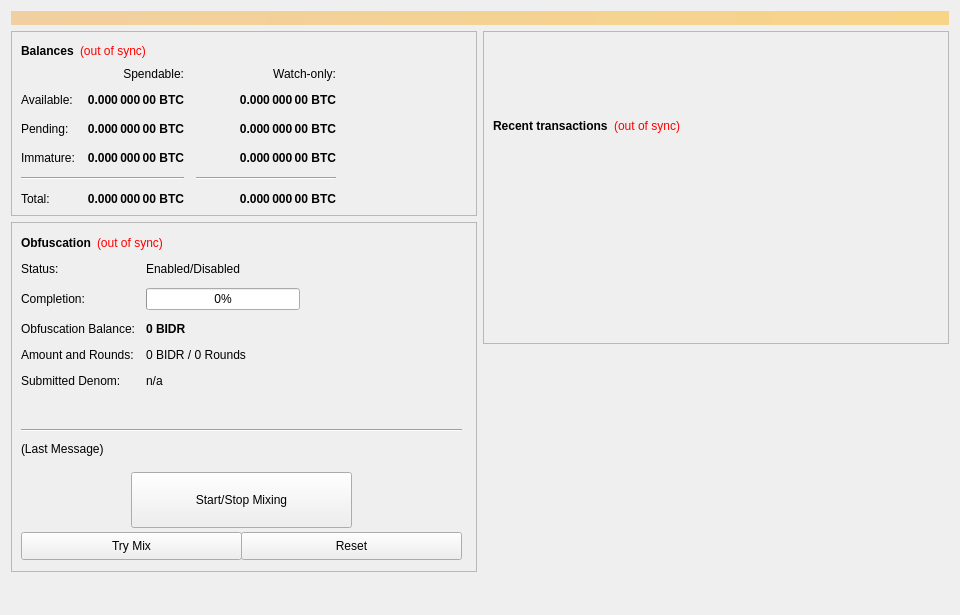
<?xml version="1.0" encoding="UTF-8"?>
<ui version="4.0">
 <class>OverviewPage</class>
 <widget class="QWidget" name="OverviewPage">
  <property name="geometry">
   <rect>
    <x>0</x>
    <y>0</y>
    <width>960</width>
    <height>615</height>
   </rect>
  </property>
  <property name="minimumSize">
   <size>
    <width>960</width>
    <height>0</height>
   </size>
  </property>
  <property name="windowTitle">
   <string>Form</string>
  </property>
  <layout class="QVBoxLayout" name="topLayout">
   <item>
    <widget class="QLabel" name="labelAlerts">
     <property name="visible">
      <bool>false</bool>
     </property>
     <property name="styleSheet">
      <string notr="true">background-color: qlineargradient(x1: 0, y1: 0, x2: 1, y2: 0, stop:0 #F0D0A0, stop:1 #F8D488); color:#000000;</string>
     </property>
     <property name="wordWrap">
      <bool>true</bool>
     </property>
     <property name="margin">
      <number>3</number>
     </property>
    </widget>
   </item>
   <item>
    <layout class="QHBoxLayout" name="horizontalLayout" stretch="1,1">
     <item>
      <layout class="QVBoxLayout" name="verticalLayout_2">
       <item>
        <widget class="QFrame" name="frame">
         <property name="frameShape">
          <enum>QFrame::StyledPanel</enum>
         </property>
         <property name="frameShadow">
          <enum>QFrame::Raised</enum>
         </property>
         <layout class="QVBoxLayout" name="verticalLayout_4">
          <item>
           <layout class="QHBoxLayout" name="horizontalLayout_4">
            <item>
             <widget class="QLabel" name="label_5">
              <property name="font">
               <font>
                <weight>75</weight>
                <bold>true</bold>
               </font>
              </property>
              <property name="text">
               <string>Balances</string>
              </property>
             </widget>
            </item>
            <item>
             <widget class="QLabel" name="labelWalletStatus">
              <property name="cursor">
               <cursorShape>WhatsThisCursor</cursorShape>
              </property>
              <property name="toolTip">
               <string>The displayed information may be out of date. Your wallet automatically synchronizes with the BDRcoin network after a connection is established, but this process has not completed yet.</string>
              </property>
              <property name="styleSheet">
               <string notr="true">QLabel { color: red; }</string>
              </property>
              <property name="text">
               <string notr="true">(out of sync)</string>
              </property>
              <property name="alignment">
               <set>Qt::AlignLeading|Qt::AlignLeft|Qt::AlignVCenter</set>
              </property>
             </widget>
            </item>
            <item>
             <spacer name="horizontalSpacer_3">
              <property name="orientation">
               <enum>Qt::Horizontal</enum>
              </property>
              <property name="sizeHint" stdset="0">
               <size>
                <width>40</width>
                <height>20</height>
               </size>
              </property>
             </spacer>
            </item>
           </layout>
          </item>
          <item>
           <layout class="QGridLayout" name="gridLayout">
            <property name="spacing">
             <number>12</number>
            </property>
            <item row="2" column="2">
             <widget class="QLabel" name="labelWatchPending">
              <property name="font">
               <font>
                <weight>75</weight>
                <bold>true</bold>
               </font>
              </property>
              <property name="cursor">
               <cursorShape>IBeamCursor</cursorShape>
              </property>
              <property name="toolTip">
               <string>Unconfirmed transactions to watch-only addresses</string>
              </property>
              <property name="text">
               <string notr="true">0.000 000 00 BTC</string>
              </property>
              <property name="alignment">
               <set>Qt::AlignRight|Qt::AlignTrailing|Qt::AlignVCenter</set>
              </property>
              <property name="textInteractionFlags">
               <set>Qt::LinksAccessibleByMouse|Qt::TextSelectableByKeyboard|Qt::TextSelectableByMouse</set>
              </property>
             </widget>
            </item>
            <item row="2" column="1">
             <widget class="QLabel" name="labelUnconfirmed">
              <property name="font">
               <font>
                <weight>75</weight>
                <bold>true</bold>
               </font>
              </property>
              <property name="cursor">
               <cursorShape>IBeamCursor</cursorShape>
              </property>
              <property name="toolTip">
               <string>Total of transactions that have yet to be confirmed, and do not yet count toward the spendable balance</string>
              </property>
              <property name="text">
               <string notr="true">0.000 000 00 BTC</string>
              </property>
              <property name="alignment">
               <set>Qt::AlignRight|Qt::AlignTrailing|Qt::AlignVCenter</set>
              </property>
              <property name="textInteractionFlags">
               <set>Qt::LinksAccessibleByMouse|Qt::TextSelectableByKeyboard|Qt::TextSelectableByMouse</set>
              </property>
             </widget>
            </item>
            <item row="3" column="2">
             <widget class="QLabel" name="labelWatchImmature">
              <property name="font">
               <font>
                <weight>75</weight>
                <bold>true</bold>
               </font>
              </property>
              <property name="cursor">
               <cursorShape>IBeamCursor</cursorShape>
              </property>
              <property name="toolTip">
               <string>Staked or masternode rewards in watch-only addresses that has not yet matured</string>
              </property>
              <property name="text">
               <string notr="true">0.000 000 00 BTC</string>
              </property>
              <property name="alignment">
               <set>Qt::AlignRight|Qt::AlignTrailing|Qt::AlignVCenter</set>
              </property>
              <property name="textInteractionFlags">
               <set>Qt::LinksAccessibleByMouse|Qt::TextSelectableByKeyboard|Qt::TextSelectableByMouse</set>
              </property>
             </widget>
            </item>
            <item row="4" column="0" colspan="2">
             <widget class="Line" name="lineSpendableBalance">
              <property name="orientation">
               <enum>Qt::Horizontal</enum>
              </property>
             </widget>
            </item>
            <item row="4" column="2">
             <widget class="Line" name="lineWatchBalance">
              <property name="sizePolicy">
               <sizepolicy hsizetype="Preferred" vsizetype="Fixed">
                <horstretch>0</horstretch>
                <verstretch>0</verstretch>
               </sizepolicy>
              </property>
              <property name="minimumSize">
               <size>
                <width>140</width>
                <height>0</height>
               </size>
              </property>
              <property name="orientation">
               <enum>Qt::Horizontal</enum>
              </property>
             </widget>
            </item>
            <item row="5" column="0">
             <widget class="QLabel" name="labelTotalText">
              <property name="text">
               <string>Total:</string>
              </property>
             </widget>
            </item>
            <item row="3" column="1">
             <widget class="QLabel" name="labelImmature">
              <property name="font">
               <font>
                <weight>75</weight>
                <bold>true</bold>
               </font>
              </property>
              <property name="cursor">
               <cursorShape>IBeamCursor</cursorShape>
              </property>
              <property name="toolTip">
               <string>Staked or masternode rewards that has not yet matured</string>
              </property>
              <property name="text">
               <string notr="true">0.000 000 00 BTC</string>
              </property>
              <property name="alignment">
               <set>Qt::AlignRight|Qt::AlignTrailing|Qt::AlignVCenter</set>
              </property>
              <property name="textInteractionFlags">
               <set>Qt::LinksAccessibleByMouse|Qt::TextSelectableByKeyboard|Qt::TextSelectableByMouse</set>
              </property>
             </widget>
            </item>
            <item row="2" column="3">
             <spacer name="horizontalSpacer_2">
              <property name="orientation">
               <enum>Qt::Horizontal</enum>
              </property>
              <property name="sizeHint" stdset="0">
               <size>
                <width>40</width>
                <height>20</height>
               </size>
              </property>
             </spacer>
            </item>
            <item row="3" column="0">
             <widget class="QLabel" name="labelImmatureText">
              <property name="text">
               <string>Immature:</string>
              </property>
             </widget>
            </item>
            <item row="5" column="1">
             <widget class="QLabel" name="labelTotal">
              <property name="font">
               <font>
                <weight>75</weight>
                <bold>true</bold>
               </font>
              </property>
              <property name="cursor">
               <cursorShape>IBeamCursor</cursorShape>
              </property>
              <property name="toolTip">
               <string>Your current total balance</string>
              </property>
              <property name="text">
               <string notr="true">0.000 000 00 BTC</string>
              </property>
              <property name="alignment">
               <set>Qt::AlignRight|Qt::AlignTrailing|Qt::AlignVCenter</set>
              </property>
              <property name="textInteractionFlags">
               <set>Qt::LinksAccessibleByMouse|Qt::TextSelectableByKeyboard|Qt::TextSelectableByMouse</set>
              </property>
             </widget>
            </item>
            <item row="5" column="2">
             <widget class="QLabel" name="labelWatchTotal">
              <property name="font">
               <font>
                <weight>75</weight>
                <bold>true</bold>
               </font>
              </property>
              <property name="cursor">
               <cursorShape>IBeamCursor</cursorShape>
              </property>
              <property name="toolTip">
               <string>Current total balance in watch-only addresses</string>
              </property>
              <property name="text">
               <string notr="true">0.000 000 00 BTC</string>
              </property>
              <property name="alignment">
               <set>Qt::AlignRight|Qt::AlignTrailing|Qt::AlignVCenter</set>
              </property>
              <property name="textInteractionFlags">
               <set>Qt::LinksAccessibleByMouse|Qt::TextSelectableByKeyboard|Qt::TextSelectableByMouse</set>
              </property>
             </widget>
            </item>
            <item row="0" column="2">
             <widget class="QLabel" name="labelWatchonly">
              <property name="text">
               <string>Watch-only:</string>
              </property>
              <property name="alignment">
               <set>Qt::AlignRight|Qt::AlignTrailing|Qt::AlignVCenter</set>
              </property>
             </widget>
            </item>
            <item row="1" column="0">
             <widget class="QLabel" name="labelBalanceText">
              <property name="text">
               <string>Available:</string>
              </property>
             </widget>
            </item>
            <item row="1" column="1">
             <widget class="QLabel" name="labelBalance">
              <property name="font">
               <font>
                <weight>75</weight>
                <bold>true</bold>
               </font>
              </property>
              <property name="cursor">
               <cursorShape>IBeamCursor</cursorShape>
              </property>
              <property name="toolTip">
               <string>Your current spendable balance</string>
              </property>
              <property name="text">
               <string notr="true">0.000 000 00 BTC</string>
              </property>
              <property name="alignment">
               <set>Qt::AlignRight|Qt::AlignTrailing|Qt::AlignVCenter</set>
              </property>
              <property name="textInteractionFlags">
               <set>Qt::LinksAccessibleByMouse|Qt::TextSelectableByKeyboard|Qt::TextSelectableByMouse</set>
              </property>
             </widget>
            </item>
            <item row="1" column="2">
             <widget class="QLabel" name="labelWatchAvailable">
              <property name="font">
               <font>
                <weight>75</weight>
                <bold>true</bold>
               </font>
              </property>
              <property name="cursor">
               <cursorShape>IBeamCursor</cursorShape>
              </property>
              <property name="toolTip">
               <string>Your current balance in watch-only addresses</string>
              </property>
              <property name="text">
               <string notr="true">0.000 000 00 BTC</string>
              </property>
              <property name="alignment">
               <set>Qt::AlignRight|Qt::AlignTrailing|Qt::AlignVCenter</set>
              </property>
              <property name="textInteractionFlags">
               <set>Qt::LinksAccessibleByMouse|Qt::TextSelectableByKeyboard|Qt::TextSelectableByMouse</set>
              </property>
             </widget>
            </item>
            <item row="2" column="0">
             <widget class="QLabel" name="labelPendingText">
              <property name="text">
               <string>Pending:</string>
              </property>
             </widget>
            </item>
            <item row="0" column="1">
             <widget class="QLabel" name="labelSpendable">
              <property name="text">
               <string>Spendable:</string>
              </property>
              <property name="alignment">
               <set>Qt::AlignRight|Qt::AlignTrailing|Qt::AlignVCenter</set>
              </property>
             </widget>
            </item>
           </layout>
          </item>
         </layout>
        </widget>
       </item>
       <item>
        <widget class="QFrame" name="frameObfuscation">
         <property name="minimumSize">
          <size>
           <width>0</width>
           <height>350</height>
          </size>
         </property>
         <property name="layoutDirection">
          <enum>Qt::LeftToRight</enum>
         </property>
         <property name="frameShape">
          <enum>QFrame::StyledPanel</enum>
         </property>
         <property name="frameShadow">
          <enum>QFrame::Raised</enum>
         </property>
         <widget class="QWidget" name="formLayoutWidget">
          <property name="geometry">
           <rect>
            <x>10</x>
            <y>40</y>
            <width>451</width>
            <height>161</height>
           </rect>
          </property>
          <layout class="QFormLayout" name="formLayout">
           <property name="fieldGrowthPolicy">
            <enum>QFormLayout::AllNonFixedFieldsGrow</enum>
           </property>
           <property name="horizontalSpacing">
            <number>11</number>
           </property>
           <property name="verticalSpacing">
            <number>12</number>
           </property>
           <item row="0" column="0">
            <widget class="QLabel" name="label_6">
             <property name="text">
              <string>Status:</string>
             </property>
            </widget>
           </item>
           <item row="1" column="0">
            <widget class="QLabel" name="label_7">
             <property name="text">
              <string>Completion:</string>
             </property>
            </widget>
           </item>
           <item row="1" column="1">
            <widget class="QProgressBar" name="obfuscationProgress">
             <property name="maximumSize">
              <size>
               <width>154</width>
               <height>16777215</height>
              </size>
             </property>
             <property name="value">
              <number>0</number>
             </property>
            </widget>
           </item>
           <item row="2" column="0">
            <widget class="QLabel" name="labelAnonymizedText">
             <property name="text">
              <string>Obfuscation Balance:</string>
             </property>
            </widget>
           </item>
           <item row="2" column="1">
            <widget class="QLabel" name="labelAnonymized">
             <property name="font">
              <font>
               <weight>75</weight>
               <bold>true</bold>
              </font>
             </property>
             <property name="text">
              <string notr="true">0 BIDR</string>
             </property>
            </widget>
           </item>
           <item row="3" column="0">
            <widget class="QLabel" name="label_8">
             <property name="text">
              <string>Amount and Rounds:</string>
             </property>
            </widget>
           </item>
           <item row="3" column="1">
            <widget class="QLabel" name="labelAmountRounds">
             <property name="text">
              <string>0 BIDR / 0 Rounds</string>
             </property>
            </widget>
           </item>
           <item row="4" column="0">
            <widget class="QLabel" name="label_9">
             <property name="text">
              <string>Submitted Denom:</string>
             </property>
            </widget>
           </item>
           <item row="4" column="1">
            <widget class="QLabel" name="labelSubmittedDenom">
             <property name="toolTip">
              <string>The denominations you submitted to the Masternode.&lt;br&gt;To mix, other users must submit the exact same denominations.</string>
             </property>
             <property name="text">
              <string>n/a</string>
             </property>
            </widget>
           </item>
           <item row="0" column="1">
            <widget class="QLabel" name="obfuscationEnabled">
             <property name="text">
              <string>Enabled/Disabled</string>
             </property>
            </widget>
           </item>
          </layout>
         </widget>
         <widget class="QPushButton" name="runAutoDenom">
          <property name="geometry">
           <rect>
            <x>251</x>
            <y>17</y>
            <width>1</width>
            <height>1</height>
           </rect>
          </property>
          <property name="palette">
           <palette>
            <active>
             <colorrole role="WindowText">
              <brush brushstyle="SolidPattern">
               <color alpha="255">
                <red>0</red>
                <green>0</green>
                <blue>0</blue>
               </color>
              </brush>
             </colorrole>
             <colorrole role="Button">
              <brush brushstyle="SolidPattern">
               <color alpha="255">
                <red>239</red>
                <green>238</green>
                <blue>238</blue>
               </color>
              </brush>
             </colorrole>
             <colorrole role="Light">
              <brush brushstyle="SolidPattern">
               <color alpha="255">
                <red>255</red>
                <green>255</green>
                <blue>255</blue>
               </color>
              </brush>
             </colorrole>
             <colorrole role="Midlight">
              <brush brushstyle="SolidPattern">
               <color alpha="255">
                <red>247</red>
                <green>246</green>
                <blue>246</blue>
               </color>
              </brush>
             </colorrole>
             <colorrole role="Dark">
              <brush brushstyle="SolidPattern">
               <color alpha="255">
                <red>119</red>
                <green>119</green>
                <blue>119</blue>
               </color>
              </brush>
             </colorrole>
             <colorrole role="Mid">
              <brush brushstyle="SolidPattern">
               <color alpha="255">
                <red>159</red>
                <green>159</green>
                <blue>159</blue>
               </color>
              </brush>
             </colorrole>
             <colorrole role="Text">
              <brush brushstyle="SolidPattern">
               <color alpha="255">
                <red>0</red>
                <green>0</green>
                <blue>0</blue>
               </color>
              </brush>
             </colorrole>
             <colorrole role="BrightText">
              <brush brushstyle="SolidPattern">
               <color alpha="255">
                <red>255</red>
                <green>255</green>
                <blue>255</blue>
               </color>
              </brush>
             </colorrole>
             <colorrole role="ButtonText">
              <brush brushstyle="SolidPattern">
               <color alpha="255">
                <red>0</red>
                <green>0</green>
                <blue>0</blue>
               </color>
              </brush>
             </colorrole>
             <colorrole role="Base">
              <brush brushstyle="SolidPattern">
               <color alpha="255">
                <red>255</red>
                <green>255</green>
                <blue>255</blue>
               </color>
              </brush>
             </colorrole>
             <colorrole role="Window">
              <brush brushstyle="SolidPattern">
               <color alpha="255">
                <red>239</red>
                <green>238</green>
                <blue>238</blue>
               </color>
              </brush>
             </colorrole>
             <colorrole role="Shadow">
              <brush brushstyle="SolidPattern">
               <color alpha="255">
                <red>0</red>
                <green>0</green>
                <blue>0</blue>
               </color>
              </brush>
             </colorrole>
             <colorrole role="AlternateBase">
              <brush brushstyle="SolidPattern">
               <color alpha="255">
                <red>247</red>
                <green>246</green>
                <blue>246</blue>
               </color>
              </brush>
             </colorrole>
             <colorrole role="ToolTipBase">
              <brush brushstyle="SolidPattern">
               <color alpha="255">
                <red>255</red>
                <green>255</green>
                <blue>220</blue>
               </color>
              </brush>
             </colorrole>
             <colorrole role="ToolTipText">
              <brush brushstyle="SolidPattern">
               <color alpha="255">
                <red>0</red>
                <green>0</green>
                <blue>0</blue>
               </color>
              </brush>
             </colorrole>
            </active>
            <inactive>
             <colorrole role="WindowText">
              <brush brushstyle="SolidPattern">
               <color alpha="255">
                <red>0</red>
                <green>0</green>
                <blue>0</blue>
               </color>
              </brush>
             </colorrole>
             <colorrole role="Button">
              <brush brushstyle="SolidPattern">
               <color alpha="255">
                <red>239</red>
                <green>238</green>
                <blue>238</blue>
               </color>
              </brush>
             </colorrole>
             <colorrole role="Light">
              <brush brushstyle="SolidPattern">
               <color alpha="255">
                <red>255</red>
                <green>255</green>
                <blue>255</blue>
               </color>
              </brush>
             </colorrole>
             <colorrole role="Midlight">
              <brush brushstyle="SolidPattern">
               <color alpha="255">
                <red>247</red>
                <green>246</green>
                <blue>246</blue>
               </color>
              </brush>
             </colorrole>
             <colorrole role="Dark">
              <brush brushstyle="SolidPattern">
               <color alpha="255">
                <red>119</red>
                <green>119</green>
                <blue>119</blue>
               </color>
              </brush>
             </colorrole>
             <colorrole role="Mid">
              <brush brushstyle="SolidPattern">
               <color alpha="255">
                <red>159</red>
                <green>159</green>
                <blue>159</blue>
               </color>
              </brush>
             </colorrole>
             <colorrole role="Text">
              <brush brushstyle="SolidPattern">
               <color alpha="255">
                <red>0</red>
                <green>0</green>
                <blue>0</blue>
               </color>
              </brush>
             </colorrole>
             <colorrole role="BrightText">
              <brush brushstyle="SolidPattern">
               <color alpha="255">
                <red>255</red>
                <green>255</green>
                <blue>255</blue>
               </color>
              </brush>
             </colorrole>
             <colorrole role="ButtonText">
              <brush brushstyle="SolidPattern">
               <color alpha="255">
                <red>0</red>
                <green>0</green>
                <blue>0</blue>
               </color>
              </brush>
             </colorrole>
             <colorrole role="Base">
              <brush brushstyle="SolidPattern">
               <color alpha="255">
                <red>255</red>
                <green>255</green>
                <blue>255</blue>
               </color>
              </brush>
             </colorrole>
             <colorrole role="Window">
              <brush brushstyle="SolidPattern">
               <color alpha="255">
                <red>239</red>
                <green>238</green>
                <blue>238</blue>
               </color>
              </brush>
             </colorrole>
             <colorrole role="Shadow">
              <brush brushstyle="SolidPattern">
               <color alpha="255">
                <red>0</red>
                <green>0</green>
                <blue>0</blue>
               </color>
              </brush>
             </colorrole>
             <colorrole role="AlternateBase">
              <brush brushstyle="SolidPattern">
               <color alpha="255">
                <red>247</red>
                <green>246</green>
                <blue>246</blue>
               </color>
              </brush>
             </colorrole>
             <colorrole role="ToolTipBase">
              <brush brushstyle="SolidPattern">
               <color alpha="255">
                <red>255</red>
                <green>255</green>
                <blue>220</blue>
               </color>
              </brush>
             </colorrole>
             <colorrole role="ToolTipText">
              <brush brushstyle="SolidPattern">
               <color alpha="255">
                <red>0</red>
                <green>0</green>
                <blue>0</blue>
               </color>
              </brush>
             </colorrole>
            </inactive>
            <disabled>
             <colorrole role="WindowText">
              <brush brushstyle="SolidPattern">
               <color alpha="255">
                <red>119</red>
                <green>119</green>
                <blue>119</blue>
               </color>
              </brush>
             </colorrole>
             <colorrole role="Button">
              <brush brushstyle="SolidPattern">
               <color alpha="255">
                <red>239</red>
                <green>238</green>
                <blue>238</blue>
               </color>
              </brush>
             </colorrole>
             <colorrole role="Light">
              <brush brushstyle="SolidPattern">
               <color alpha="255">
                <red>255</red>
                <green>255</green>
                <blue>255</blue>
               </color>
              </brush>
             </colorrole>
             <colorrole role="Midlight">
              <brush brushstyle="SolidPattern">
               <color alpha="255">
                <red>247</red>
                <green>246</green>
                <blue>246</blue>
               </color>
              </brush>
             </colorrole>
             <colorrole role="Dark">
              <brush brushstyle="SolidPattern">
               <color alpha="255">
                <red>119</red>
                <green>119</green>
                <blue>119</blue>
               </color>
              </brush>
             </colorrole>
             <colorrole role="Mid">
              <brush brushstyle="SolidPattern">
               <color alpha="255">
                <red>159</red>
                <green>159</green>
                <blue>159</blue>
               </color>
              </brush>
             </colorrole>
             <colorrole role="Text">
              <brush brushstyle="SolidPattern">
               <color alpha="255">
                <red>119</red>
                <green>119</green>
                <blue>119</blue>
               </color>
              </brush>
             </colorrole>
             <colorrole role="BrightText">
              <brush brushstyle="SolidPattern">
               <color alpha="255">
                <red>255</red>
                <green>255</green>
                <blue>255</blue>
               </color>
              </brush>
             </colorrole>
             <colorrole role="ButtonText">
              <brush brushstyle="SolidPattern">
               <color alpha="255">
                <red>119</red>
                <green>119</green>
                <blue>119</blue>
               </color>
              </brush>
             </colorrole>
             <colorrole role="Base">
              <brush brushstyle="SolidPattern">
               <color alpha="255">
                <red>239</red>
                <green>238</green>
                <blue>238</blue>
               </color>
              </brush>
             </colorrole>
             <colorrole role="Window">
              <brush brushstyle="SolidPattern">
               <color alpha="255">
                <red>239</red>
                <green>238</green>
                <blue>238</blue>
               </color>
              </brush>
             </colorrole>
             <colorrole role="Shadow">
              <brush brushstyle="SolidPattern">
               <color alpha="255">
                <red>0</red>
                <green>0</green>
                <blue>0</blue>
               </color>
              </brush>
             </colorrole>
             <colorrole role="AlternateBase">
              <brush brushstyle="SolidPattern">
               <color alpha="255">
                <red>239</red>
                <green>238</green>
                <blue>238</blue>
               </color>
              </brush>
             </colorrole>
             <colorrole role="ToolTipBase">
              <brush brushstyle="SolidPattern">
               <color alpha="255">
                <red>255</red>
                <green>255</green>
                <blue>220</blue>
               </color>
              </brush>
             </colorrole>
             <colorrole role="ToolTipText">
              <brush brushstyle="SolidPattern">
               <color alpha="255">
                <red>0</red>
                <green>0</green>
                <blue>0</blue>
               </color>
              </brush>
             </colorrole>
            </disabled>
           </palette>
          </property>
          <property name="focusPolicy">
           <enum>Qt::NoFocus</enum>
          </property>
          <property name="autoFillBackground">
           <bool>true</bool>
          </property>
          <property name="text">
           <string/>
          </property>
          <property name="flat">
           <bool>true</bool>
          </property>
         </widget>
         <widget class="QPushButton" name="toggleObfuscation">
          <property name="geometry">
           <rect>
            <x>120</x>
            <y>250</y>
            <width>221</width>
            <height>56</height>
           </rect>
          </property>
          <property name="sizePolicy">
           <sizepolicy hsizetype="MinimumExpanding" vsizetype="Fixed">
            <horstretch>0</horstretch>
            <verstretch>0</verstretch>
           </sizepolicy>
          </property>
          <property name="text">
           <string>Start/Stop Mixing</string>
          </property>
         </widget>
         <widget class="Line" name="lineLastMessage">
          <property name="geometry">
           <rect>
            <x>10</x>
            <y>200</y>
            <width>441</width>
            <height>16</height>
           </rect>
          </property>
          <property name="orientation">
           <enum>Qt::Horizontal</enum>
          </property>
         </widget>
         <widget class="QLabel" name="obfuscationStatus">
          <property name="geometry">
           <rect>
            <x>10</x>
            <y>220</y>
            <width>451</width>
            <height>61</height>
           </rect>
          </property>
          <property name="minimumSize">
           <size>
            <width>288</width>
            <height>43</height>
           </size>
          </property>
          <property name="text">
           <string>(Last Message)</string>
          </property>
          <property name="alignment">
           <set>Qt::AlignLeading|Qt::AlignLeft|Qt::AlignTop</set>
          </property>
          <property name="wordWrap">
           <bool>true</bool>
          </property>
         </widget>
         <widget class="QPushButton" name="obfuscationAuto">
          <property name="geometry">
           <rect>
            <x>10</x>
            <y>310</y>
            <width>221</width>
            <height>28</height>
           </rect>
          </property>
          <property name="sizePolicy">
           <sizepolicy hsizetype="MinimumExpanding" vsizetype="Fixed">
            <horstretch>0</horstretch>
            <verstretch>0</verstretch>
           </sizepolicy>
          </property>
          <property name="toolTip">
           <string>Try to manually submit a Obfuscation request.</string>
          </property>
          <property name="text">
           <string>Try Mix</string>
          </property>
         </widget>
         <widget class="QPushButton" name="obfuscationReset">
          <property name="geometry">
           <rect>
            <x>230</x>
            <y>310</y>
            <width>221</width>
            <height>28</height>
           </rect>
          </property>
          <property name="sizePolicy">
           <sizepolicy hsizetype="MinimumExpanding" vsizetype="Fixed">
            <horstretch>0</horstretch>
            <verstretch>0</verstretch>
           </sizepolicy>
          </property>
          <property name="toolTip">
           <string>Reset the current status of Obfuscation (can interrupt Obfuscation if it's in the process of Mixing, which can cost you money!)</string>
          </property>
          <property name="autoFillBackground">
           <bool>false</bool>
          </property>
          <property name="text">
           <string>Reset</string>
          </property>
         </widget>
         <widget class="QWidget" name="layoutWidget">
          <property name="geometry">
           <rect>
            <x>10</x>
            <y>10</y>
            <width>431</width>
            <height>22</height>
           </rect>
          </property>
          <layout class="QHBoxLayout" name="horizontalLayout_5">
           <item>
            <widget class="QLabel" name="label_2">
             <property name="font">
              <font>
               <weight>75</weight>
               <bold>true</bold>
              </font>
             </property>
             <property name="text">
              <string>Obfuscation</string>
             </property>
            </widget>
           </item>
           <item>
            <widget class="QLabel" name="labelObfuscationSyncStatus">
             <property name="toolTip">
              <string>The displayed information may be out of date. Your wallet automatically synchronizes with the BDRcoin network after a connection is established, but this process has not completed yet.</string>
             </property>
             <property name="styleSheet">
              <string notr="true">QLabel { color: red; }</string>
             </property>
             <property name="text">
              <string notr="true">(out of sync)</string>
             </property>
             <property name="alignment">
              <set>Qt::AlignLeading|Qt::AlignLeft|Qt::AlignVCenter</set>
             </property>
            </widget>
           </item>
           <item>
            <spacer name="horizontalSpacer_4">
             <property name="orientation">
              <enum>Qt::Horizontal</enum>
             </property>
             <property name="sizeHint" stdset="0">
              <size>
               <width>40</width>
               <height>20</height>
              </size>
             </property>
            </spacer>
           </item>
          </layout>
         </widget>
        </widget>
       </item>
       <item>
        <spacer name="verticalSpacer">
         <property name="orientation">
          <enum>Qt::Vertical</enum>
         </property>
         <property name="sizeHint" stdset="0">
          <size>
           <width>20</width>
           <height>40</height>
          </size>
         </property>
        </spacer>
       </item>
      </layout>
     </item>
     <item>
      <layout class="QVBoxLayout" name="verticalLayout_3">
       <item>
        <widget class="QFrame" name="frame_2">
         <property name="frameShape">
          <enum>QFrame::StyledPanel</enum>
         </property>
         <property name="frameShadow">
          <enum>QFrame::Raised</enum>
         </property>
         <layout class="QVBoxLayout" name="verticalLayout">
          <item>
           <spacer name="verticalSpacer_3">
            <property name="orientation">
             <enum>Qt::Vertical</enum>
            </property>
            <property name="sizeType">
             <enum>QSizePolicy::Fixed</enum>
            </property>
            <property name="sizeHint" stdset="0">
             <size>
              <width>20</width>
              <height>75</height>
             </size>
            </property>
           </spacer>
          </item>
          <item>
           <layout class="QHBoxLayout" name="horizontalLayout_2">
            <item>
             <widget class="QLabel" name="label_4">
              <property name="font">
               <font>
                <weight>75</weight>
                <bold>true</bold>
               </font>
              </property>
              <property name="text">
               <string>Recent transactions</string>
              </property>
             </widget>
            </item>
            <item>
             <widget class="QLabel" name="labelTransactionsStatus">
              <property name="cursor">
               <cursorShape>WhatsThisCursor</cursorShape>
              </property>
              <property name="toolTip">
               <string>The displayed information may be out of date. Your wallet automatically synchronizes with the BDRcoin network after a connection is established, but this process has not completed yet.</string>
              </property>
              <property name="styleSheet">
               <string notr="true">QLabel { color: red; }</string>
              </property>
              <property name="text">
               <string notr="true">(out of sync)</string>
              </property>
              <property name="alignment">
               <set>Qt::AlignRight|Qt::AlignTrailing|Qt::AlignVCenter</set>
              </property>
             </widget>
            </item>
            <item>
             <spacer name="horizontalSpacer">
              <property name="orientation">
               <enum>Qt::Horizontal</enum>
              </property>
              <property name="sizeHint" stdset="0">
               <size>
                <width>40</width>
                <height>20</height>
               </size>
              </property>
             </spacer>
            </item>
           </layout>
          </item>
          <item>
           <widget class="QListView" name="listTransactions">
            <property name="styleSheet">
             <string notr="true">QListView { background: transparent; }</string>
            </property>
            <property name="frameShape">
             <enum>QFrame::NoFrame</enum>
            </property>
            <property name="verticalScrollBarPolicy">
             <enum>Qt::ScrollBarAlwaysOff</enum>
            </property>
            <property name="horizontalScrollBarPolicy">
             <enum>Qt::ScrollBarAlwaysOff</enum>
            </property>
            <property name="selectionMode">
             <enum>QAbstractItemView::NoSelection</enum>
            </property>
           </widget>
          </item>
         </layout>
        </widget>
       </item>
       <item>
        <spacer name="verticalSpacer_2">
         <property name="orientation">
          <enum>Qt::Vertical</enum>
         </property>
         <property name="sizeType">
          <enum>QSizePolicy::Expanding</enum>
         </property>
         <property name="sizeHint" stdset="0">
          <size>
           <width>20</width>
           <height>40</height>
          </size>
         </property>
        </spacer>
       </item>
      </layout>
     </item>
    </layout>
   </item>
  </layout>
 </widget>
 <resources/>
 <connections/>
</ui>
